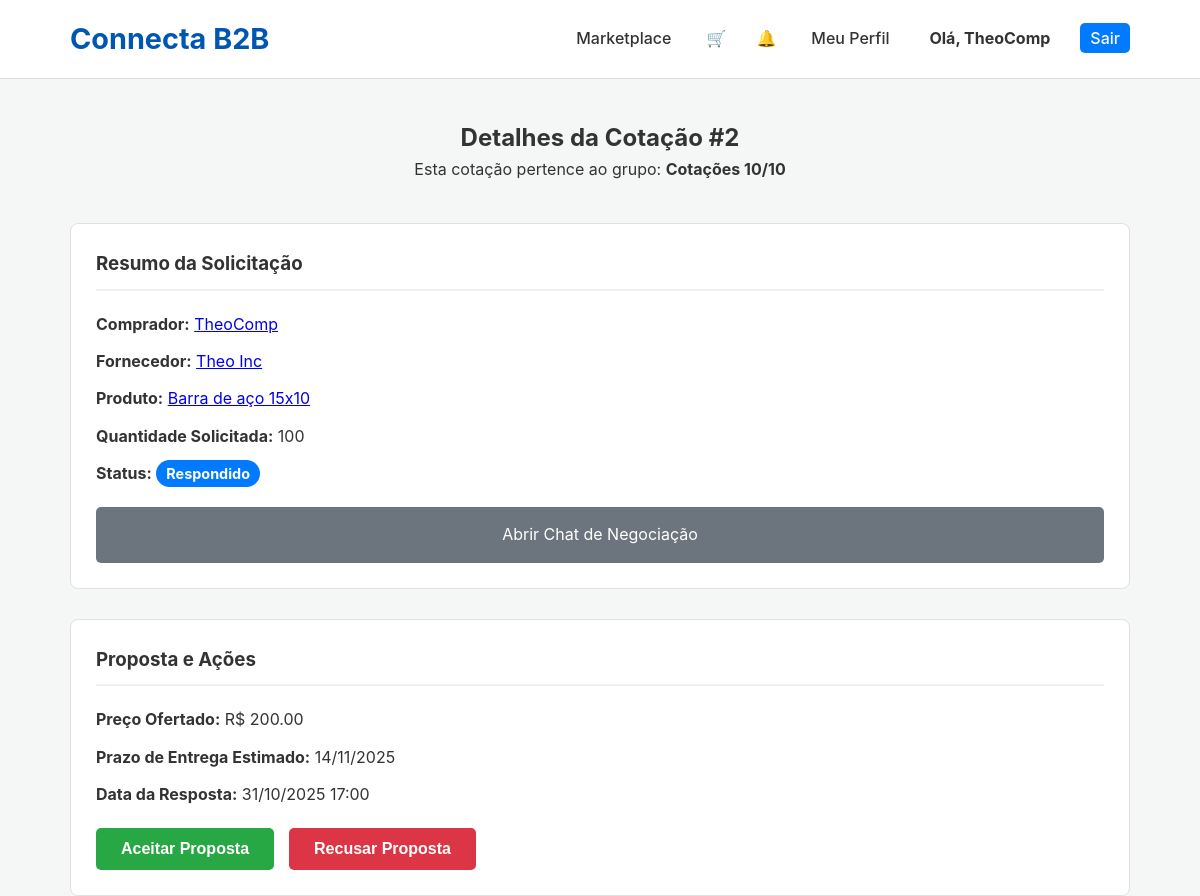
Page /quote/2 (signed in) on the committed database.
### app.py (models this page shows, shortened)
class Company(db.Model):
    id = db.Column(db.Integer, primary_key=True); company_name = db.Column(db.String(150), nullable=False); cnpj = db.Column(db.String(18), unique=True, nullable=False); email = db.Column(db.String(150), unique=True, nullable=False); password_hash = db.Column(db.String(256), nullable=False); user_type = db.Column(db.String(50), nullable=False)
    is_verified = db.Column(db.Boolean, default=False); is_admin = db.Column(db.Boolean, default=False); is_active = db.Column(db.Boolean, default=True)
    logo_filename = db.Column(db.String(255), nullable=True); description = db.Column(db.Text, nullable=True); website = db.Column(db.String(255), nullable=True); address = db.Column(db.String(255), nullable=True); certifications = db.Column(db.String(255), nullable=True)
    created_at = db.Column(db.DateTime, default=datetime.utcnow)
    products = db.relationship('Product', backref='supplier', lazy=True, cascade="all, delete-orphan")
    notifications = db.relationship('Notification', foreign_keys='Notification.recipient_id', backref='recipient', lazy=True, cascade="all, delete-orphan")
    reviews_received = db.relationship('Review', foreign_keys='Review.supplier_id', backref='reviewed_supplier', lazy='dynamic')
    sent_quotes = db.relationship('QuoteRequest', foreign_keys='QuoteRequest.buyer_id', backref='buyer', lazy='dynamic')
    received_quotes = db.relationship('QuoteRequest', foreign_keys='QuoteRequest.supplier_id', backref='supplier', lazy='dynamic')
    quote_groups = db.relationship('QuoteGroup', backref='buyer', lazy=True)
    open_rfqs = db.relationship('OpenRFQ', backref='buyer', lazy=True) # RFQ: Ligação com a empresa que criou
    open_rfq_responses = db.relationship('OpenRFQResponse', backref='supplier', lazy=True) # RFQ: Ligação com as respostas

class QuoteRequest(db.Model):
    id = db.Column(db.Integer, primary_key=True); quantity = db.Column(db.Integer, nullable=False); message = db.Column(db.Text, nullable=True); status = db.Column(db.String(50), nullable=False, default='Pendente'); timestamp = db.Column(db.DateTime, nullable=False, default=datetime.utcnow)
    product_id = db.Column(db.Integer, db.ForeignKey('product.id'), nullable=False); buyer_id = db.Column(db.Integer, db.ForeignKey('company.id'), nullable=False); supplier_id = db.Column(db.Integer, db.ForeignKey('company.id'), nullable=False)
    offered_price = db.Column(db.Float, nullable=True); supplier_message = db.Column(db.Text, nullable=True); response_timestamp = db.Column(db.DateTime, nullable=True)
    attachment_filename = db.Column(db.String(255), nullable=True); delivery_date = db.Column(db.Date, nullable=True)
    group_id = db.Column(db.Integer, db.ForeignKey('quote_group.id'), nullable=True)
    review = db.relationship('Review', backref='quote', uselist=False, cascade="all, delete-orphan")
    chat_messages = db.relationship('ChatMessage', backref='quote', lazy=True, cascade="all, delete-orphan")

class QuoteGroup(db.Model):
    id = db.Column(db.Integer, primary_key=True)
    name = db.Column(db.String(150), nullable=False)
    timestamp = db.Column(db.DateTime, default=datetime.utcnow)
    buyer_id = db.Column(db.Integer, db.ForeignKey('company.id'), nullable=False)
    quotes = db.relationship('QuoteRequest', backref='group', lazy='dynamic')

class Product(db.Model):
    id = db.Column(db.Integer, primary_key=True); name = db.Column(db.String(100), nullable=False); description = db.Column(db.Text, nullable=False); category = db.Column(db.String(80), nullable=False); base_price = db.Column(db.Float, nullable=True); supplier_id = db.Column(db.Integer, db.ForeignKey('company.id'), nullable=False)
    images = db.relationship('ProductImage', backref='product', lazy=True, cascade="all, delete-orphan")
    quote_requests = db.relationship('QuoteRequest', backref='product', lazy=True, cascade="all, delete-orphan")

### app.py (the view, shortened to what this page needs)
@app.route('/quote/<int:quote_id>', methods=['GET','POST'])
@login_required
def quote_detail(quote_id):
    quote = db.session.get(QuoteRequest, quote_id)
    if session['company_id'] not in [quote.buyer_id, quote.supplier_id]: flash('Não permitido.', 'error'); return redirect(url_for('dashboard'))
    return render_template('quote_detail.html', quote=quote)

### app.py (called while the page is built)
def login_required(f):
    @wraps(f)
    def decorated_function(*args, **kwargs):
        if 'company_id' not in session: flash('Você precisa estar logado.', 'error'); return redirect(url_for('login'))
        return f(*args, **kwargs)
    return decorated_function

@app.context_processor
def inject_notifications():
    if 'company_id' in session:
        unread_count = db.session.query(Notification).filter_by(recipient_id=session['company_id'], read=False).count()
        cart_item_count = len(session.get('cart', {})) if session.get('user_type') == 'buyer' else 0
        return dict(unread_notifications=unread_count, cart_item_count=cart_item_count)
    return dict(unread_notifications=0, cart_item_count=0)

### templates/quote_detail.html (shortened to what this page needs)
<!DOCTYPE html>
<html lang="pt-br">
<head>
    <link rel="stylesheet" href="{{ url_for('static', filename='css/style.css') }}">
    <link rel="stylesheet" href="{{ url_for('static', filename='css/form.css') }}">
</head>
<body>
    <header class="main-header">
        <div class="container">
            <a href="{{ url_for('home') }}" style="text-decoration: none;"><h1 class="logo">Connecta B2B</h1></a>
            <nav class="main-nav">
                <ul>
                    <li><a href="{{ url_for('products') }}">Marketplace</a></li>
                    {% if session.user_type == 'buyer' %}
                    <li><a href="{{ url_for('view_cart') }}" style="position: relative; padding: 5px;">&#128722; </a></li>
                    {% endif %}
                    <li><a href="{{ url_for('notifications') }}" style="position: relative; padding: 5px;">&#128276; </a></li>
                    <li><a href="{{ url_for('company_profile', company_id=session.company_id) }}">Meu Perfil</a></li>
                    <li><a href="{{ url_for('dashboard') }}"><strong>Olá, {{ session.company_name }}</strong></a></li>
                    <li><a href="{{ url_for('logout') }}" class="login-button">Sair</a></li>
                </ul>
            </nav>
        </div>
    </header>
    <main class="container">
        <h2 style="text-align: center; margin-top: 40px;">Detalhes da Cotação #{{ quote.id }}</h2>
        {% if quote.group %}
        <p style="text-align: center;">Esta cotação pertence ao grupo: <strong>{{ quote.group.name }}</strong></p>
        {% endif %}
        <div class="quote-detail-grid">
            <div class="detail-card">
                <h3>Resumo da Solicitação</h3>
                <p><strong>Comprador:</strong> <a href="{{ url_for('company_profile', company_id=quote.buyer_id) }}">{{ quote.buyer.company_name }} </a></p>
                <p><strong>Fornecedor:</strong> <a href="{{ url_for('company_profile', company_id=quote.supplier_id) }}">{{ quote.supplier.company_name }} </a></p>
                <p><strong>Produto:</strong> <a href="{{ url_for('product_detail', product_id=quote.product_id) }}">{{ quote.product.name }}</a></p>
                <p><strong>Quantidade Solicitada:</strong> {{ quote.quantity }}</p>
                <p><strong>Status:</strong> <span class="status-badge status-{{ quote.status }}">{{ quote.status }}</span></p>
                <a href="{{ url_for('chat', quote_id=quote.id) }}" class="chat-button">Abrir Chat de Negociação</a>
            </div>
            <div class="detail-card">
                <h3>Proposta e Ações</h3>
                {% if quote.status == 'Pendente' and session.user_type == 'supplier' %}
                    <p>A negociação deve ser feita via chat. Use o formulário abaixo para a proposta final.</p>
                    <form action="{{ url_for('quote_detail', quote_id=quote.id) }}" method="POST"><div class="form-group"><label for="offered_price">Preço Total Ofertado (R$)</label><input type="number" step="0.01" id="offered_price" name="offered_price" required></div><div class="form-group"><label for="delivery_date">Prazo de Entrega Estimado</label><input type="date" id="delivery_date" name="delivery_date"></div><button type="submit" class="submit-button">Enviar Proposta Final</button></form>
                {% elif quote.status != 'Pendente' %}
                    <p><strong>Preço Ofertado:</strong> R$ {{ "%.2f"|format(quote.offered_price) if quote.offered_price else 'N/A' }}</p>
                    {% if quote.delivery_date %}<p><strong>Prazo de Entrega Estimado:</strong> {{ quote.delivery_date.strftime('%d/%m/%Y') }}</p>{% endif %}
                    <p><strong>Data da Resposta:</strong> {{ quote.response_timestamp.strftime('%d/%m/%Y %H:%M') if quote.response_timestamp else 'N/A' }}</p>
                {% else %}<p>Aguardando resposta do fornecedor.</p>{% endif %}
                {% if session.user_type == 'buyer' and session.company_id == quote.buyer_id %}
                    {% if quote.status == 'Respondido' %}
                        <div class="action-buttons"><form action="{{ url_for('accept_quote', quote_id=quote.id) }}" method="POST"><button type="submit" class="btn btn-accept">Aceitar Proposta</button></form><form action="{{ url_for('decline_quote', quote_id=quote.id) }}" method="POST"><button type="submit" class="btn btn-decline">Recusar Proposta</button></form></div>
                    {% endif %}
                {% endif %}
            </div>
        </div>
    </main>
</body>
</html>

### static/css/style.css (style rules this page uses)
* { margin: 0; padding: 0; box-sizing: border-box; }
body { font-family: -apple-system, BlinkMacSystemFont, 'Segoe UI', Roboto, Helvetica, Arial, sans-serif; line-height: 1.6; background-color: #f4f7f6; color: #333; }
.container { max-width: 1100px; margin: 0 auto; padding: 0 20px; }
.main-header { background-color: #ffffff; padding: 1rem 0; border-bottom: 1px solid #ddd; position: sticky; top: 0; z-index: 1000; }
.main-header .container { display: flex; justify-content: space-between; align-items: center; }
.logo { color: #0056b3; font-size: 1.8rem; font-weight: 700; }
.main-nav ul { list-style-type: none; display: flex; gap: 20px; }
.main-nav a { text-decoration: none; color: #333; font-weight: 500; padding: 5px 10px; transition: color 0.3s ease; }
.login-button { background-color: #007bff; color: #ffffff !important; border-radius: 5px; padding: 8px 15px; transition: background-color 0.3s ease; }

### templates/quote_detail.html (style rules this page uses)
.quote-detail-grid { display: grid; grid-template-columns: 1fr; gap: 30px; margin-top: 40px; }
.detail-card { background-color: #fff; padding: 25px; border-radius: 8px; border: 1px solid #e0e0e0; }
.detail-card h3 { border-bottom: 2px solid #f0f0f0; padding-bottom: 10px; margin-bottom: 20px; }
.detail-card p { margin-bottom: 10px; line-height: 1.7; }
.detail-card strong { color: #333; }
.status-badge { padding: 5px 10px; border-radius: 15px; color: #fff; font-weight: bold; font-size: 0.9rem; }
.status-Respondido { background-color: #007bff; }
.action-buttons { display: flex; gap: 15px; margin-top: 20px; }
.action-buttons .btn { border: none; padding: 12px 25px; border-radius: 5px; font-weight: bold; cursor: pointer; text-decoration: none; color: white; font-size: 1rem; }
.btn-accept { background-color: #28a745; }
.btn-decline { background-color: #dc3545; }
.chat-button { background-color: #6c757d; color: white; text-align: center; display: block; margin-top: 20px; padding: 15px; border-radius: 5px; text-decoration:none; }

### rows in the picture
Company: company_name "TheoComp", buyer.company_name "TheoComp"
QuoteRequest: id "2", quantity "100", status "Respondido", offered_price "200.00", delivery_date "14/11/2025", response_timestamp "31/10/2025 17:00"
QuoteGroup: group.name "Cotações 10/10"
Company: supplier.company_name "Theo Inc"
Product: product.name "Barra de aço 15x10"
